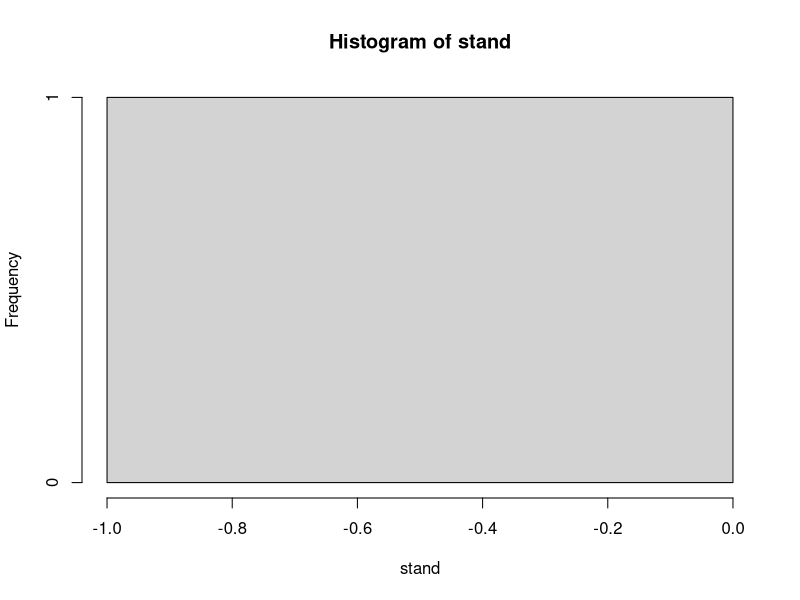
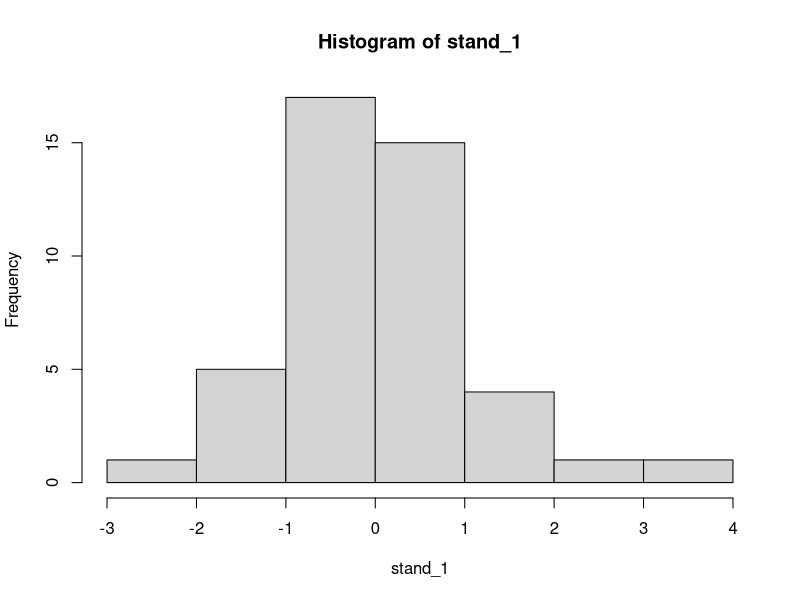
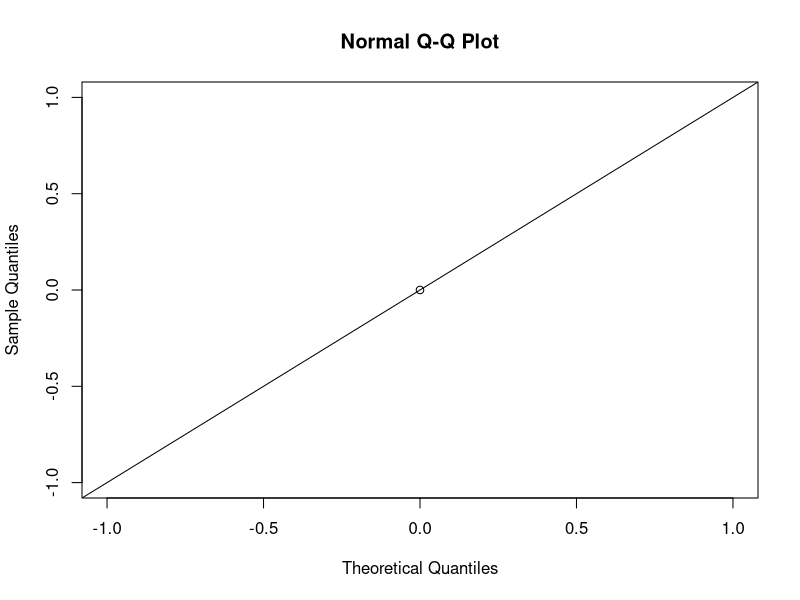
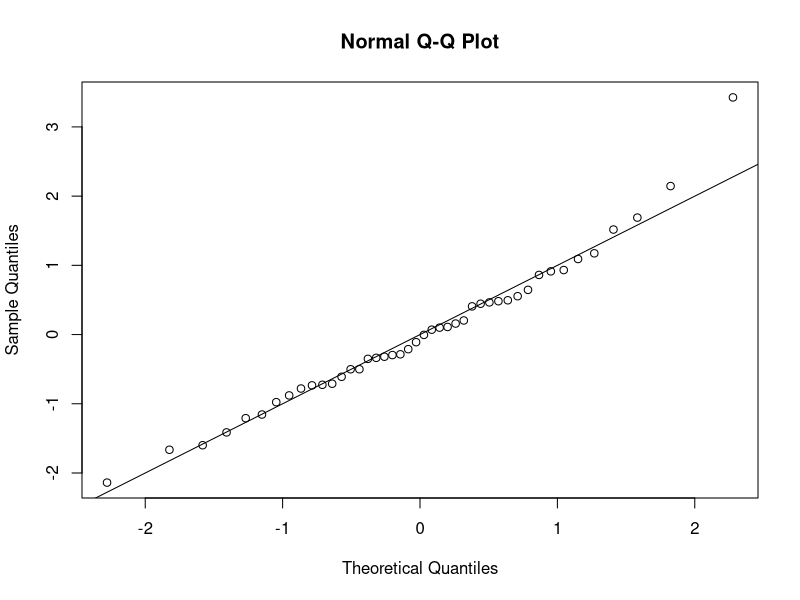
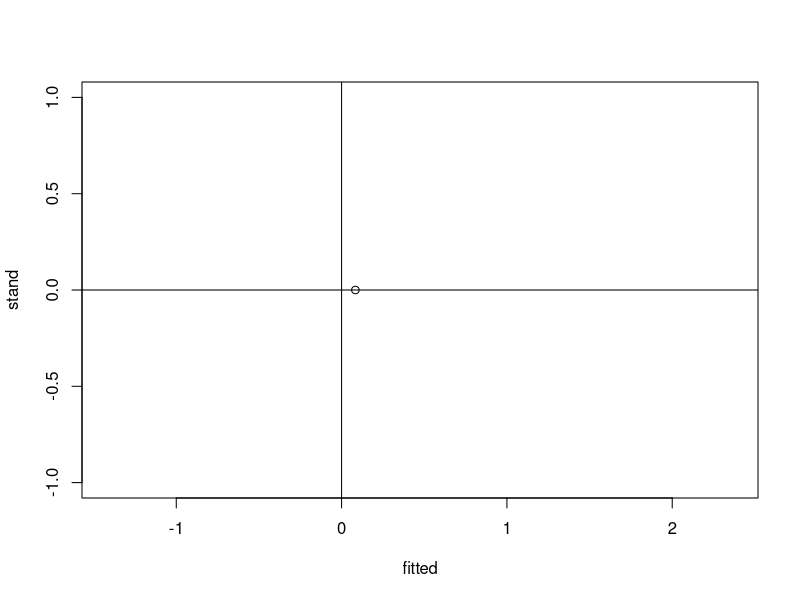
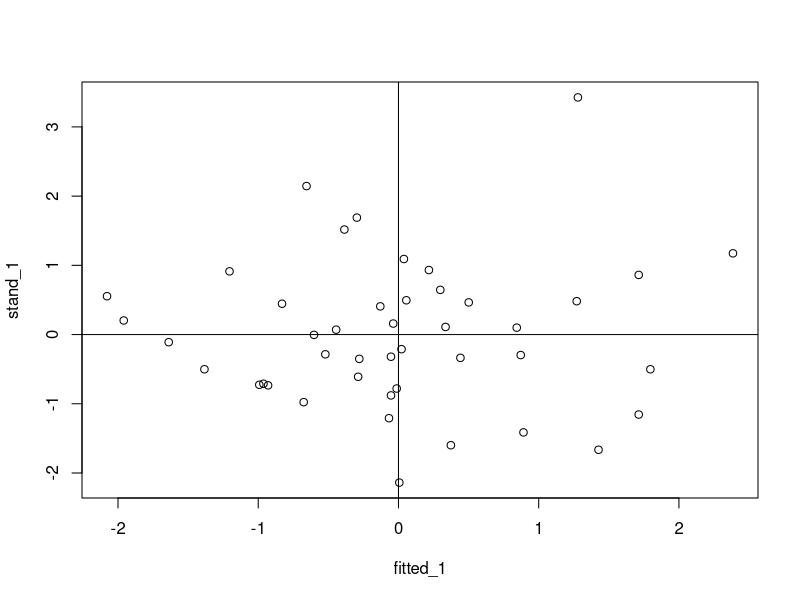
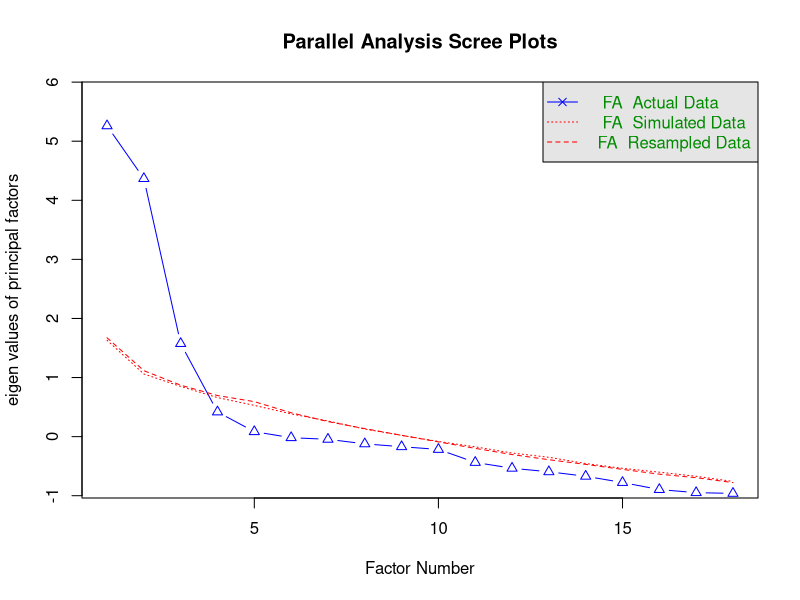

The R source for these figures, in order:
## ---- chunk 1
knitr::opts_chunk$set(echo = TRUE)
## ---- chunk 2
library(psych)
library(GPArotation)
library(car)
library(dplyr)


setwd("C:/Users/crist/OneDrive/alcala/estructura_paisaje")



plantaciones_clase_ambas <- read.table(file = "prim_sel_metricas_completas_42_16_05_2019.csv", header = TRUE, sep =";", dec = "." )

plantaciones_clase_ambas

## ---- chunk 3
shapiro.test(plantaciones_clase_ambas$NP)

lapply(plantaciones_clase_ambas[,3:44], shapiro.test)
## ---- chunk 4

library(car)

leveneTest(plantaciones_clase_ambas$LPI, plantaciones_clase_ambas$NP, center = mean)

## ---- chunk 5

dis_norm_plantaciones_cl_a <-select(plantaciones_clase_ambas, -c("AREA_MN","AREA_AM","GYRATE_AM","GYRATE_MN", "SHAPE_AM", "ENN_MN", "ENN_AM", "COHESION", "DIVISION", "MESH", "SPLIT", "LPI"))

## ---- chunk 6

describe(dis_norm_plantaciones_cl_a[,3:32])
describe(plantaciones_clase_ambas[,3:44])
## ---- chunk 7
normalize <- function(x) {
  return((x-min(x)) / (max(x)-min(x)))
}

normalizacion_plantaciones_ambas <- as.data.frame(lapply(plantaciones_clase_ambas[,3:44], normalize))


describe(normalizacion_plantaciones_ambas)

## ---- chunk 8
shapiro.test(normalizacion_plantaciones_ambas$NP)

lapply(normalizacion_plantaciones_ambas, shapiro.test)

## ---- chunk 9

normalize <- function(x) {
  return((x-min(x)) / (max(x)-min(x)))
}

norm_dist_n_plantaciones_cl_a <- as.data.frame(lapply(dis_norm_plantaciones_cl_a[,3:32], normalize))

describe(norm_dist_n_plantaciones_cl_a)


## ---- chunk 10

nrow(normalizacion_plantaciones_ambas)

cutoff <- qchisq(1-.001, ncol(normalizacion_plantaciones_ambas))

mahal <- mahalanobis(normalizacion_plantaciones_ambas, colMeans(normalizacion_plantaciones_ambas),cov(normalizacion_plantaciones_ambas))

cutoff

mahal

summary(mahal < cutoff)
## ---- chunk 11
correl_1 <- cor(normalizacion_plantaciones_ambas, use="pairwise.complete.obs", method = "spearman")

correl_2 <- cor(normalizacion_plantaciones_ambas, use="pairwise.complete.obs", method = "pearson")


symnum(correl_1)

l_correl_1 <- lowerCor(normalizacion_plantaciones_ambas, use="pairwise.complete.obs", method = "spearman")

l_correl_2 <- lowerCor(normalizacion_plantaciones_ambas, use="pairwise.complete.obs", method = "pearson")

write.table(l_correl_1, file ="cor_norm_pl_ambas_sp.csv", sep =",")

write.table(l_correl_2, file ="cor_norm_pl_ambas_pe.csv", sep =",")


## ---- chunk 12

correl_3 <- cor(norm_dist_n_plantaciones_cl_a, use="pairwise.complete.obs", method = "spearman")

correl_4 <- cor(norm_dist_n_plantaciones_cl_a, use="pairwise.complete.obs", method = "pearson")

l_correl_3 <- lowerCor(norm_dist_n_plantaciones_cl_a, use="pairwise.complete.obs", method = "spearman")

l_correl_4 <- lowerCor(norm_dist_n_plantaciones_cl_a, use="pairwise.complete.obs", method = "pearson")


write.table(l_correl_3, file ="cor_norm_dist_n_pl_sp.csv", sep =",")

write.table(l_correl_4, file ="cor_norm_dist_n_pl_pear.csv", sep =",")


## ---- chunk 13

co_dis_norm_plantaciones_cl_a <- select(dis_norm_plantaciones_cl_a, -c("CA","PLAND", "GYRATE_MD", "FRAC_MD", "CONTIG_AM","CONTIG_MN","PARA_AM", "PARA_MD", "CONTIG_MD", "AI", "LSI", "NLSI", "LID", "TYPE"))
                                        
## ---- chunk 14

correl_6 <- cor(co_dis_norm_plantaciones_cl_a, use="pairwise.complete.obs", method = "spearman")

write.table(correl_6, file ="el_co_norm_dist_n_pl_sp_1.csv", sep =",")


## ---- chunk 15
# make a random variable
random <- rchisq(nrow(normalizacion_plantaciones_ambas),7)

# Run a fake regression
fake <- lm(random~., data=normalizacion_plantaciones_ambas)

#create the standardized residuals:
stand <- rstudent(fake)

#create the fitted values:
fitted = scale(fake$fitted.values)

#normality

hist(stand)

## ---- chunk 16
# make a random variable
random_1 <- rchisq(nrow(co_dis_norm_plantaciones_cl_a),7)

# Run a fake regression
fake_1 <- lm(random_1~., data=co_dis_norm_plantaciones_cl_a)

#create the standardized residuals:
stand_1 <- rstudent(fake_1)

#create the fitted values:
fitted_1 = scale(fake_1$fitted.values)

#normality

hist(stand_1)

## ---- chunk 17
qqnorm(stand)
abline(0,1)
## ---- chunk 18
qqnorm(stand_1)
abline(0,1)
## ---- chunk 19
plot(fitted, stand)
abline(0,0)
abline(v=0)
## ---- chunk 20
plot(fitted_1, stand_1)
abline(0,0)
abline(v=0)
## ---- chunk 21
cortest.bartlett(correl_1,nrow(normalizacion_plantaciones_ambas))

KMO(correl_1)
## ---- chunk 22
cortest.bartlett(correl_1,nrow(dis_norm_plantaciones_cl_a))

KMO(correl_1)
## ---- chunk 23
cortest.bartlett(correl_6,nrow(co_dis_norm_plantaciones_cl_a))

KMO(correl_6)
## ---- chunk 24
nfactors <- fa.parallel(co_dis_norm_plantaciones_cl_a, fm="ml", fa ="fa") # ml = maximum likelihood and fa ="factor analysis"

print("suma de los eigenvalues segun criterio de kaiser") 
sum(nfactors$fa.values > 1.0) ## old kaiser criterion
sum(nfactors$fa.values > .7) ## new kaiser criterion

## ---- chunk 25
final_model <-fa(co_dis_norm_plantaciones_cl_a, nfactors = 3, rotate ="oblimin", fm="ml")

final_model
## ---- chunk 26
final_model_1 <-fa(co_dis_norm_plantaciones_cl_a, nfactors = 3, rotate ="varimax", fm="ml")

final_model_1
## ---- chunk 27

1-((final_model$STATISTIC-final_model$dof)/(final_model$null.chisq-final_model$null.dof))



## ---- chunk 28
factor1 <- c(1,2,3,4)
factor2 <- c(5,6)
factor3 <- c(8,9)

alpha(normalizacion_plantaciones_ambas[, factor1]) # creates an avarage score
alpha(normalizacion_plantaciones_ambas[, factor2]) # creates an avarage score
alpha(normalizacion_plantaciones_ambas[, factor3]) # creates an avarage score

## ---- chunk 29

normalizacion_plantaciones_ambas$factor1 <- apply(normalizacion_plantaciones_ambas[, factor1], 1, mean) # create an average score

normalizacion_plantaciones_ambas$factor2 <-apply(normalizacion_plantaciones_ambas[, factor2], 1, mean) # create average score

normalizacion_plantaciones_ambas$factor3 <-apply(normalizacion_plantaciones_ambas[, factor3], 1, mean) # create average score

summary(normalizacion_plantaciones_ambas)

## ---- chunk 30
sd(normalizacion_plantaciones_ambas$factor1)
sd(normalizacion_plantaciones_ambas$factor2)
sd(normalizacion_plantaciones_ambas$factor3)

normalizacion_plantaciones_ambas

## ---- chunk 31
normalizacion_plantaciones_ambas

